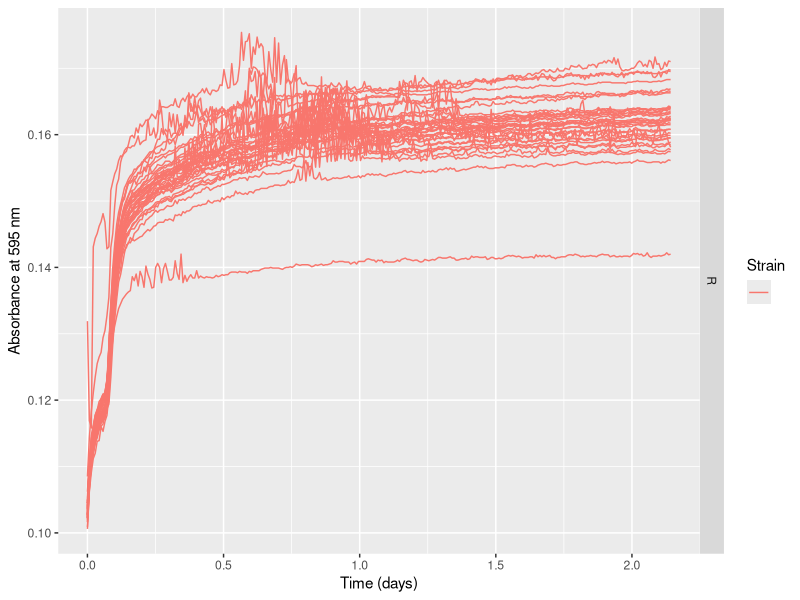
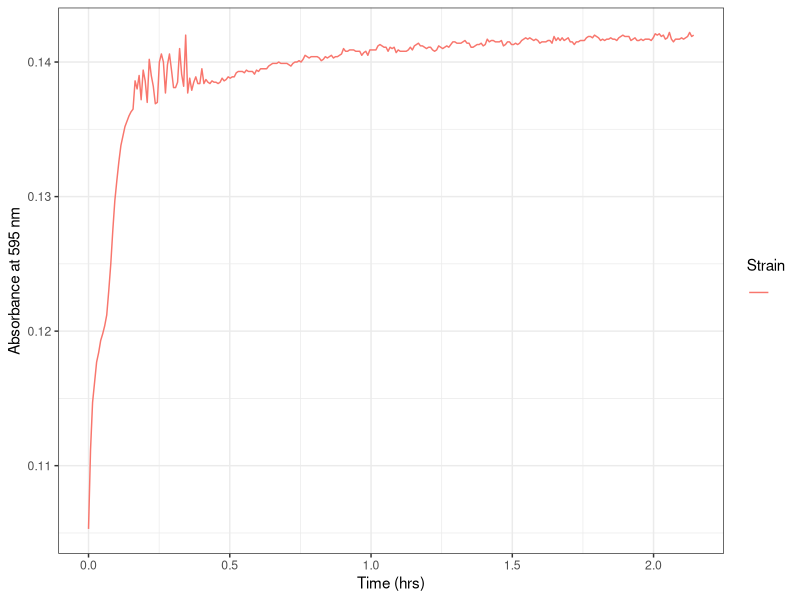
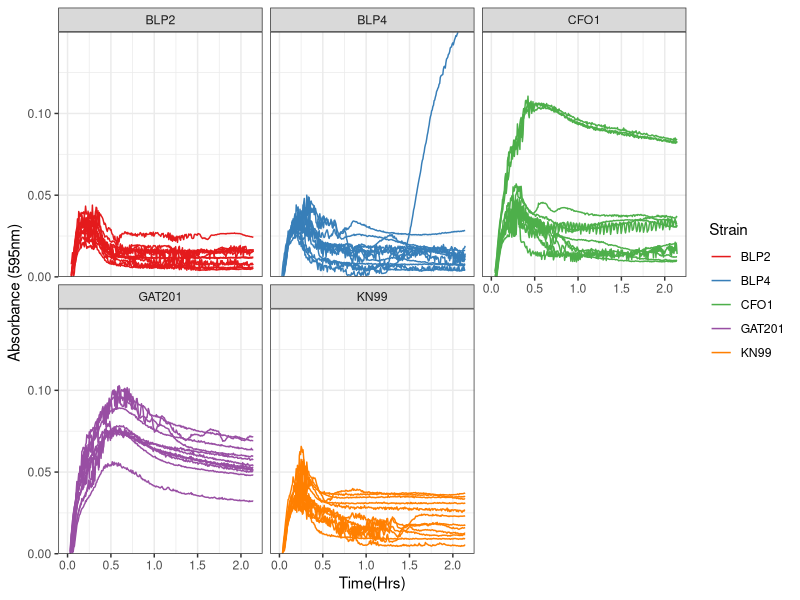
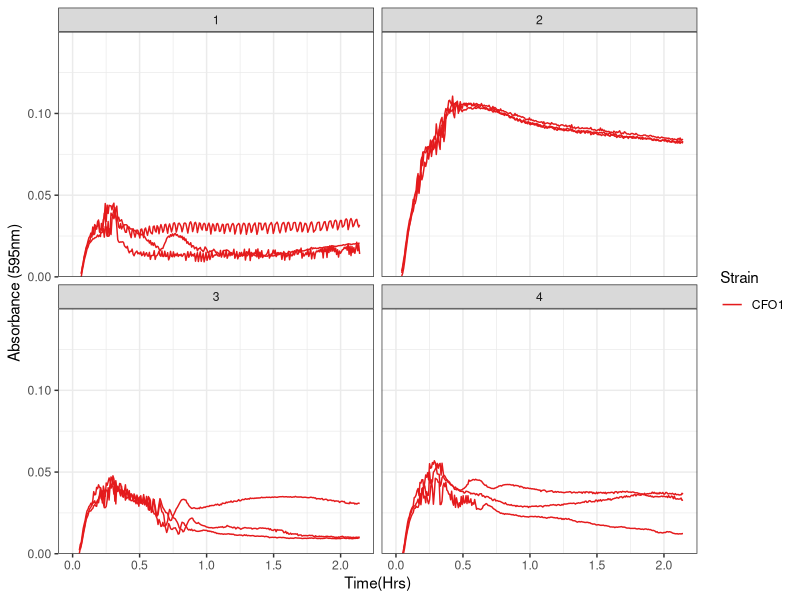
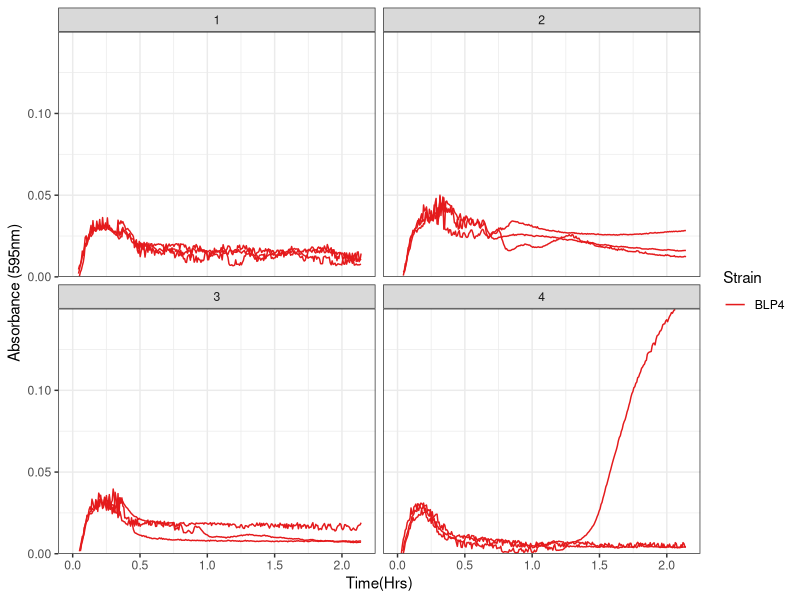
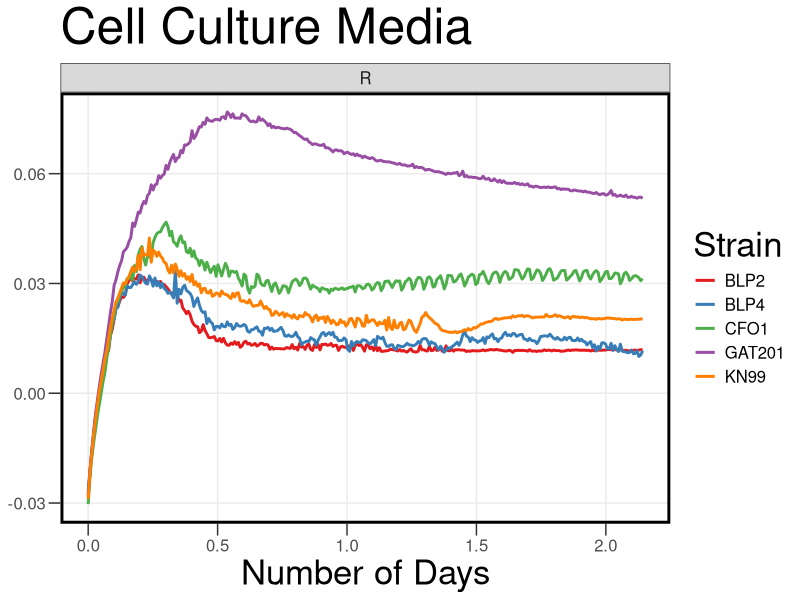
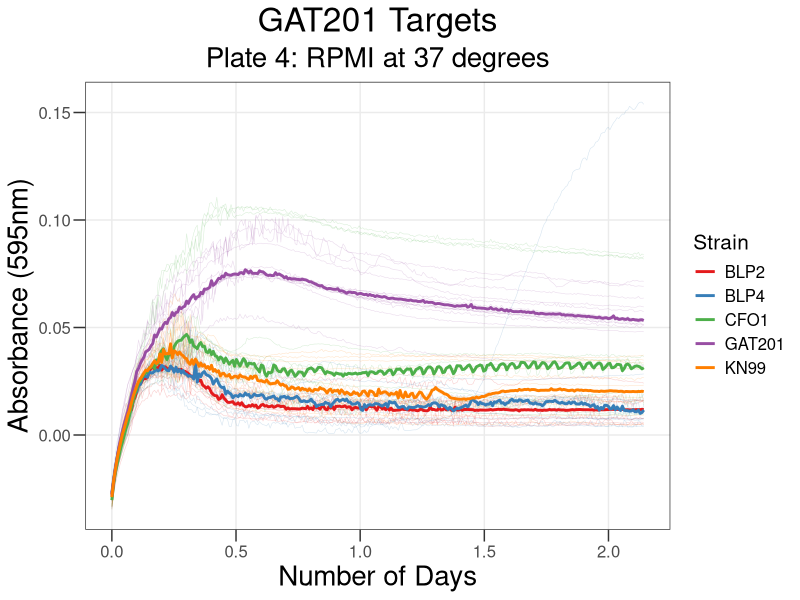
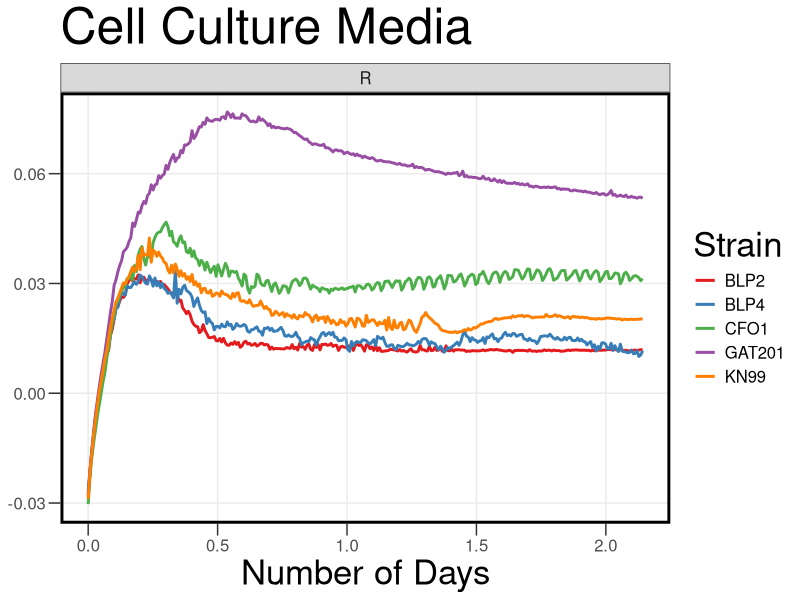

Recreate these plots in R, in order.
## ---- chunk 1
knitr::opts_chunk$set(echo = TRUE , warning=FALSE, message=FALSE)
## ---- chunk 2

library("reshape2")
library(dplyr)
library(ggplot2)
library(tidyverse)
library(rmarkdown)
library(cowplot)
library(yaml)
library(knitr)
## ---- chunk 3

rawdata <- read.csv("../Input/20230321_RPMI_Gat201Targets_Plate4_csv.csv")

## ---- chunk 4

 rawdata_day<-mutate(rawdata, Time = Time/86400)

## ---- chunk 5

reshaped <- melt(rawdata_day, id=c("Time", "Temp"), 
                              variable.name="Well",
                              value.name="OD595")

summary(reshaped)
## ---- chunk 6

platemap <- read.csv("../Input/20230321_RPMI_Gat201Targets_Plate4_setup.csv")
head(platemap, n=50)


## ---- chunk 7

annotated <- inner_join(reshaped, platemap, by="Well")
 
## ---- chunk 8

ggplot(data=filter(annotated,Strain==""),
           aes(x=Time, y=OD595, color=Strain, group = Well)) + 
       geom_line() + 
       facet_grid(Media ~ .) +
       labs(x="Time (days)", y="Absorbance at 595 nm")
## ---- chunk 9

ggplot(data=filter(annotated,Well=="H10"), 
       aes(x=Time, y=OD595, color=Strain, group = Well)) + 
 
       geom_line() + 
     theme_bw()+
     labs(x="Time (hrs)", y="Absorbance at 595 nm")

## ---- chunk 10

blank_OD_summary <- annotated %>%
  filter(Strain=="") %>%
  filter(Well != "F1") %>%
  filter(Well != "H10") %>%
  
  
    group_by(Media) %>%
  summarise(OD_median=median(OD595),
            OD_mean=mean(OD595),
            OD_max=max(OD595),
            OD_min=min(OD595))
print(blank_OD_summary)
## ---- chunk 11

normalisedOD <- annotated %>%
  left_join(blank_OD_summary, by="Media") %>%
  mutate(OD_corrected = OD595 - OD_median)

## ---- chunk 12

ggplot(data=normalisedOD %>%
                      filter(Strain != ""), 
                      aes(x=Time, y=OD_corrected, color=Strain, group = Well)) + 
       geom_line() + 
       scale_y_continuous(limits=c(0,0.15),expand=c(0,0))+
       facet_wrap(Strain ~ .)+
  
       labs(x = "Time(Hrs)",
            y = "Absorbance (595nm)") +
       theme(text = element_text(size = 20))+
       theme_bw()+
       scale_color_brewer(palette="Set1")
## ---- chunk 13

ggplot(data=normalisedOD %>%
                      filter(Strain == "CFO1"), 
                      aes(x=Time, y=OD_corrected, color=Strain, group = Well)) + 
       geom_line() + 
       scale_y_continuous(limits=c(0,0.15),expand=c(0,0))+
       facet_wrap(Biorep ~ .)+
  
       labs(x = "Time(Hrs)",
            y = "Absorbance (595nm)") +
       theme(text = element_text(size = 20))+
       theme_bw()+
       scale_color_brewer(palette="Set1")
## ---- chunk 14

ggplot(data=normalisedOD %>%
                      filter(Strain == "BLP4"), 
                      aes(x=Time, y=OD_corrected, color=Strain, group = Well)) + 
       geom_line() + 
       scale_y_continuous(limits=c(0,0.15),expand=c(0,0))+
       facet_wrap(Biorep ~ .)+
  
       labs(x = "Time(Hrs)",
            y = "Absorbance (595nm)") +
       theme(text = element_text(size = 20))+
       theme_bw()+
       scale_color_brewer(palette="Set1")
## ---- chunk 15

ggplot(data=normalisedOD %>%
                     filter(Strain != ""), 
                      aes(x=Time, y=OD_corrected, color=Strain)) + 
       #geom_line(aes(group = Well), size = 0.2, alpha = 0.2) + 
       stat_summary(fun = "median", geom = "line", size = 1) +
       #scale_y_continuous(limits=c(0,0.5),expand=c(0,0), breaks = c(0, 0.05, 0.1)) +
  
       labs(x = "Number of Days",
            y = "Absorbance (595nm)",
            title = "Cell Culture Media") +
           facet_wrap(Media ~ .)+
       theme_bw() +
       theme(text = element_text(size = 15))+
       theme(axis.title = element_text(size = 25))+
       theme(axis.title.y=element_blank()) +
       theme(axis.ticks.length = unit(0.3, "cm"))+
       theme(title = element_text(size = 30))+
       theme(panel.grid.minor = element_blank())+
       theme(legend.title = element_text(size = 25))+
      theme(legend.background = element_rect(fill = "transparent", color=NA))+
  theme(legend.key = element_rect(fill = "transparent", color=NA))+
       theme (plot.background =  element_rect(fill = "transparent", color=NA), 
         panel.background = element_rect(fill = "transparent", color=NA),)+
      theme(panel.border = element_rect(linetype = "solid", colour = "black", size = 2))+
       scale_color_brewer(palette="Set1")
       
## ---- chunk 16

ggsave("../Results/AllSummaryPR4.png",width = 6.6,height=5)
## ---- chunk 17

ggplot(data=normalisedOD %>%
                     filter(Strain != ""), 
                      aes(x=Time, y=OD_corrected, color=Strain)) + 
       geom_line(aes(group = Well), size = 0.2, alpha = 0.2) + 
       stat_summary(fun = "median", geom = "line", size = 1) +
       #scale_y_continuous(limits=c(0,0.5),expand=c(0,0), breaks = c(0, 0.05, 0.1)) +
   
       labs(x = "Number of Days",
            y = "Absorbance (595nm)",
            title = "GAT201 Targets", subtitle = "Plate 4: RPMI at 37 degrees") +
 
       theme_bw() +
       theme(text = element_text(size = 15))+
       theme(axis.title = element_text(size = 20)) +
  theme(axis.ticks.length = unit(0.3, "cm"))+
       theme(title = element_text(size = 20))+
    
       theme(legend.title = element_text(size = 15))+
  theme(panel.grid.minor = element_blank())+
   theme(plot.title = element_text(hjust = 0.5), plot.subtitle = element_text(hjust = 0.5) )+
  
       scale_color_brewer(palette="Set1")
## ---- chunk 18

ggsave("../Results/StatSummaryPlate4.png",width = 6.6,height=5)
